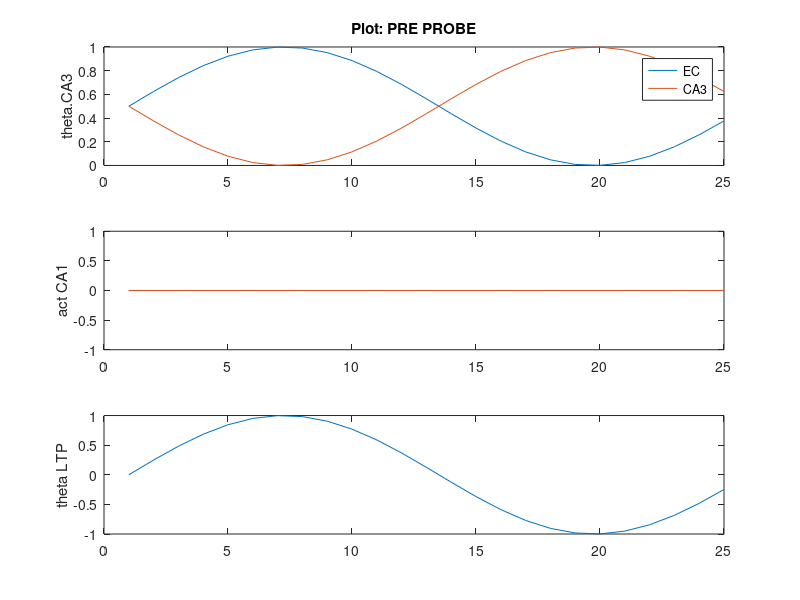
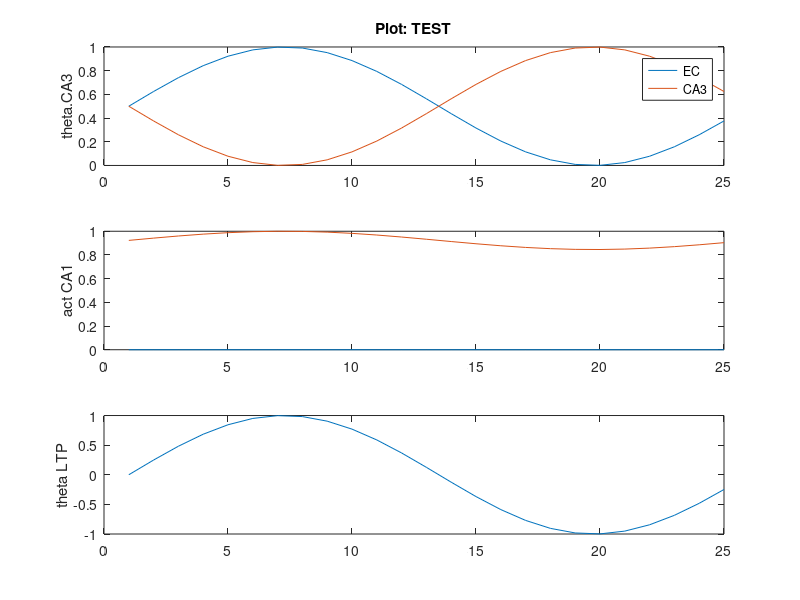
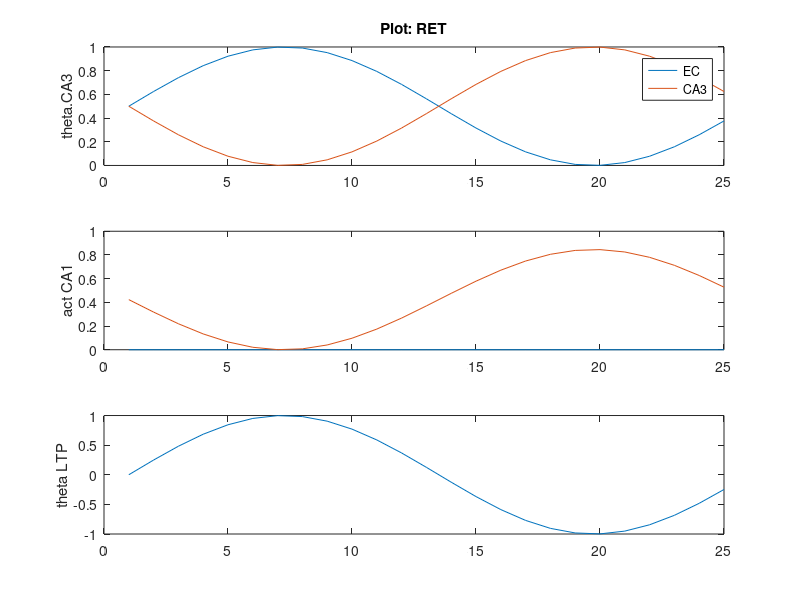
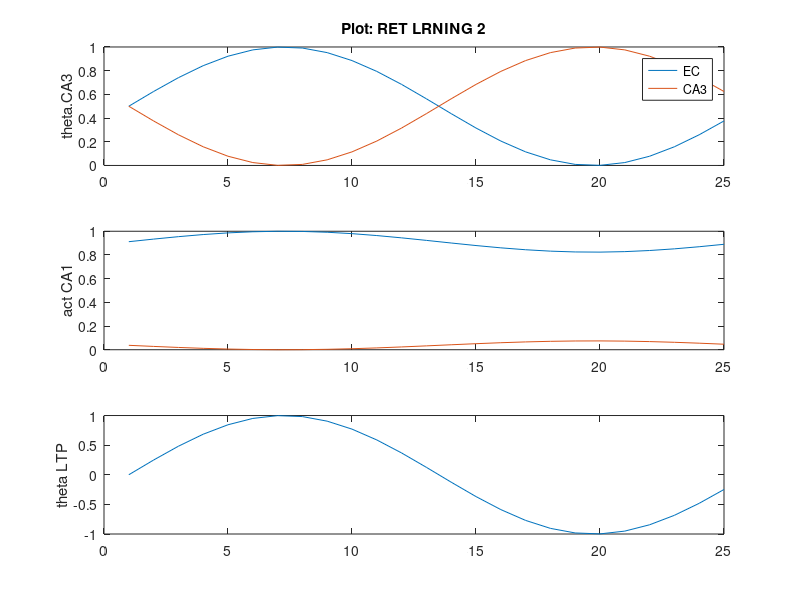

Recreate these plots in MATLAB, in order.
function [] = hasselmo2002_Task_V2_2()
% hasselmo_2002 theta model


%todo: 
% add plots for ca3 and ec activity
% add ach to the model

clear all;

%% runtime parameters
p.nTrls = 14;
p.nTSteps = 25;
p.nCA1cells = 2;
p.nCA3cells = 3;
p.nECcells = 2;

p.dt = 0.005; % 5 ms
p.thF = 8; % 8 Hz
p.stepsPerCycle = ceil(((1/p.thF)/p.dt));
p.phaseStep = (2*pi)/p.stepsPerCycle; % numnber of radians to increment theta phase by for each time steps
p.k = .5; 
p.lrate = 0.01; % learning rate, per Ehren's experiment
p.thetaScale = 1; % X from Hasselmo et al (2002), p 799
% [0 to 1] smaller means theta has less effect on functional strength
% paper is vague about whether different values are used for the different
% layers (CA3 vs EC), for now we'll assume that it is a single fixed
% parameter.

% allocate arrays
a.CA1 = nan(p.nCA1cells,p.nTSteps);
a.CA3 = nan(p.nCA3cells,p.nTrls); 
a.EC  = nan(p.nECcells, p.nTrls);
w.CA3 = zeros(p.nCA1cells, p.nCA3cells);
w.EC  = eye(p.nCA1cells, p.nECcells); % identity matrix p.801
tempXprod = nan(p.nCA1cells,p.nCA3cells,p.stepsPerCycle);



%% Task 

stage = 1;


fprintf('Probe (pre- task)\n');  
a.CA3(:,1) = [1; 1; 1]; % rand(p.nCA3cells,1) > .5;
a.EC(:,1) = [0; 0];
[a, tempXprod, ph, theta] = runTheta(a,tempXprod,w,p,stage); 
if 1, plotStateVariables(theta,a,'PRE PROBE'); end



% for each trial, run the theta model 
for trl = 1:p.nTrls
  % initialize first timestep
  % NOTE: THESE NEED TO BE SET FOR EACH PHASE OF THE TASK, TRL
  a.CA3(:,1) = [0; 1; 1]; % rand(p.nCA3cells,1) > .5;
  a.EC(:,1)  = [0; 1]; % rand(p.nECcells, 1) > .5;
  
  
  % runs the model 
  [a, tempXprod, ph, theta] = runTheta(a,tempXprod,w,p,stage);
  disp('CA1 Activity');
  a.CA1
  a.CA1(1:2,end)
  % compute weight updates after each theta cycle
  dw.CA3(:,:) = sum(tempXprod,3);
  
  fprintf('\nTrial %i\n',trl);
  if any(isnan(dw.CA3)), keyboard, end
  %w.CA3, dw.CA3
  w.CA3 = w.CA3 + p.lrate.*dw.CA3; %   w.CA3 = w.CA3 + dw.CA3;
  w.CA3 = min(w.CA3, p.k);
  %w.CA3
  
  
end

%if 1, plotStateVariables(theta,a); end

  %keyboard

  fprintf('Test initial learning\n');  
  a.CA3(:,1) = [1; 1; 1]; % rand(p.nCA3cells,1) > .5;
  a.EC(:,1) = [0; 1];
  [a, tempXprod, ph, theta] = runTheta(a,tempXprod,w,p,stage); 
  if 1, plotStateVariables(theta,a,'TEST'); end
  
 
  fprintf('post task probe\n');  
  a.CA3(:,1) = [1; 1; 1]; % rand(p.nCA3cells,1) > .5;
  a.EC(:,1) = [0; 0];
  [a, tempXprod, ph, theta] = runTheta(a,tempXprod,w,p,stage); 
  if 1, plotStateVariables(theta,a,'RET'); end

%% 
keyboard;
% for each trial, run the theta model 
for trl = 1:p.nTrls
  % initialize first timestep
  % NOTE: THESE NEED TO BE SET FOR EACH PHASE OF THE TASK, TRL
  a.CA3(:,1) = [1; 1; 0]; % rand(p.nCA3cells,1) > .5;
  a.EC(:,1)  = [1; 0]; % rand(p.nECcells, 1) > .5;
  
  
  % runs the model 
  [a, tempXprod, ph, theta] = runTheta(a,tempXprod,w,p,stage);
  disp('CA1 Activity');
  a.CA1
  a.CA1(1:2,end)
  % compute weight updates after each theta cycle
  dw.CA3(:,:) = sum(tempXprod,3);
  
  fprintf('\nTrial %i\n',trl);
  if any(isnan(dw.CA3)), keyboard, end
  %w.CA3, dw.CA3
  w.CA3 = w.CA3 + p.lrate.*dw.CA3; %   w.CA3 = w.CA3 + dw.CA3;
  w.CA3 = min(w.CA3, p.k);
  %w.CA3
  
  
end
  if 1, plotStateVariables(theta,a,'RET LRNING 2'); end
  

  fprintf('Test initial learning\n');  
  a.CA3(:,1) = [1; 1; 1]; % rand(p.nCA3cells,1) > .5;
  a.EC(:,1) = [1; 0];
  [a, tempXprod, ph, theta] = runTheta(a,tempXprod,w,p,stage); 
  if 1, plotStateVariables(theta,a,'TEST 2'); end
  
 
  fprintf('post task probe\n');  
  a.CA3(:,1) = [1; 1; 1]; % rand(p.nCA3cells,1) > .5;
  a.EC(:,1) = [0; 0];
  [a, tempXprod, ph, theta] = runTheta(a,tempXprod,w,p,stage); 
  if 1, plotStateVariables(theta,a,'RET 2'); end
  
  
  keyboard;
end

function [a,tempXprod, ph, theta] = runTheta(a,tempXprod,w,p,stage)
  
  % allocate phase and theta params
  ph.EC = nan(p.nTSteps,1);   theta.EC = nan(p.nTSteps,1);
  ph.CA3 = nan(p.nTSteps,1);  theta.CA3 = nan(p.nTSteps,1);
  ph.LTP = nan(p.nTSteps,1);  theta.LTP = nan(p.nTSteps,1);

  
  ph.EC(1)  = 0;    theta.EC(1)  = (p.thetaScale/2) * sin(ph.EC(1))  + (1-(p.thetaScale/2));
  ph.CA3(1) = pi;   theta.CA3(1) = (p.thetaScale/2) * sin(ph.CA3(1)) + (1-(p.thetaScale/2));
  ph.LTP(1) = 0;    theta.LTP(1) = sin(ph.LTP(1));
  
  % initialize CA1 activity
  a.CA1(:,1) = ((theta.EC(1) .* w.EC) * a.EC(:,stage)) + ((theta.CA3(1) .* w.CA3) * a.CA3(:,1)); % eq 2.4 p.799
  
  tempXprod(:,:,1) = (theta.LTP(1) .* a.CA1(:,1)) * a.CA3(:,stage)';
  % run one theta cycle
  for t = 2:p.stepsPerCycle
    
    % phasic input
    ph.EC(t)  = ph.EC(t-1)  + p.phaseStep;  theta.EC(t)  = (p.thetaScale/2) * sin(ph.EC(t))  + (1-(p.thetaScale/2));  % eq 2.2 p.799
    ph.CA3(t) = ph.CA3(t-1) + p.phaseStep;  theta.CA3(t) = (p.thetaScale/2) * sin(ph.CA3(t)) + (1-(p.thetaScale/2));  % eq 2.3 p.799
    ph.LTP(t) = ph.LTP(t-1) + p.phaseStep;  theta.LTP(t) = sin(ph.LTP(t));                                        % eq 2.5 p.799
    
    
    %a.CA1 = w.EC .* a.EC + w.CA3 .* a.CA3; % eq 2.1
    a.CA1(:,t) = ((theta.EC(t) .* w.EC) * a.EC(:,stage)) + ((theta.CA3(t) .* w.CA3) * a.CA3(:,stage)); % eq 2.4 p.799
    
    tempXprod(:,:,t) = (theta.LTP(t) .* a.CA1(:,t)) * a.CA3(:,stage)';
    
  end
  
end

function plotStateVariables(theta,a,t)
    figure;
    subplot(3,1,1);
    hold off; plot(theta.EC)
    hold on; plot(theta.CA3)
    ylabel('theta.CA3');
    legend('EC','CA3'); ylim([0 1]);
    title(['Plot: ', t]);
    
    subplot(3,1,2);
    plot(a.CA1');
    ylabel('act CA1');
    
    subplot(3,1,3);
    plot(theta.LTP)
    ylabel('theta LTP');
end
